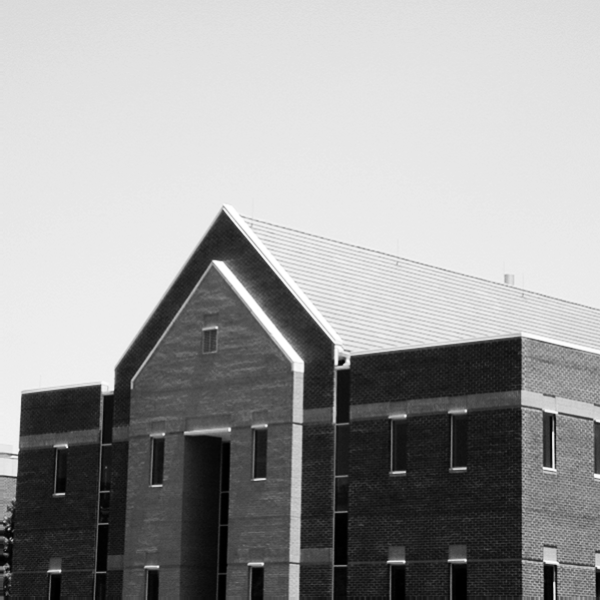
#> input picture PyLearn7-Assignment31/horizontal & vertical edge detection/input/building.tif, 600 x 600 px
$ python 'h&v_edge_detection.py'
#> lines starting #> are read from the running program, lines starting #| are printed output that depends on the picture
import numpy as np
import cv2


def edge_detection(image, direction):
    rows, cols = image.shape
    result = np.zeros((rows, cols), dtype=np.uint8)

    if direction == "horizontal":
        filter = np.array([[-1, -1, -1],
                            [0, 0, 0],
                            [1, 1, 1]])
    if direction == "vertical":
        filter = np.array([[2, 0, -2],
                            [2, 0, -2],
                            [2, 0, -2]])

    for i in range(1, rows-1):
        for j in range(1, cols-1):
            region = image[i-1:i+2, j-1:j+2]
            result[i, j] = np.abs(np.sum(filter * region))

    return result

img = cv2.imread("input/building.tif", cv2.IMREAD_GRAYSCALE)
#> img is the input picture: shape (600, 600); min 0, max 255, mean 155.8

h_img = edge_detection(img, "horizontal")
#> after the loop in edge_detection, `for i in range(1, rows-1):`:
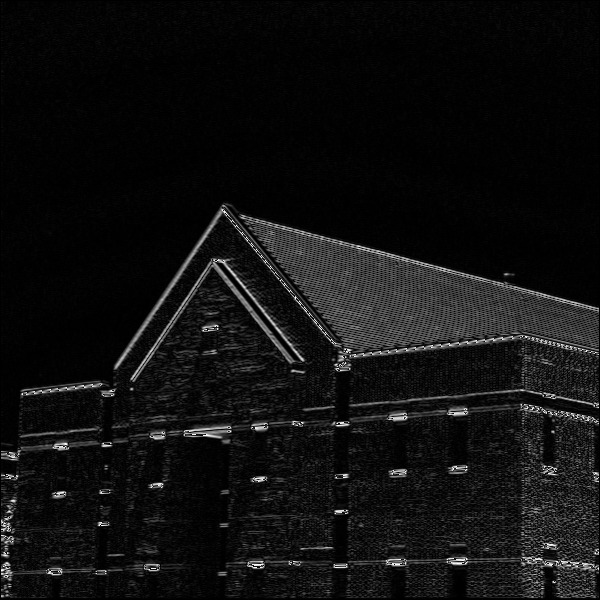
#> result: shape (600, 600); min 0, max 255, mean 16.4
cv2.imwrite("output/h_img.png", h_img)

v_img = edge_detection(img, "vertical")
#> call 2 of edge_detection, with direction = 'vertical'
#> after the loop in edge_detection (call 2), `for i in range(1, rows-1):`:
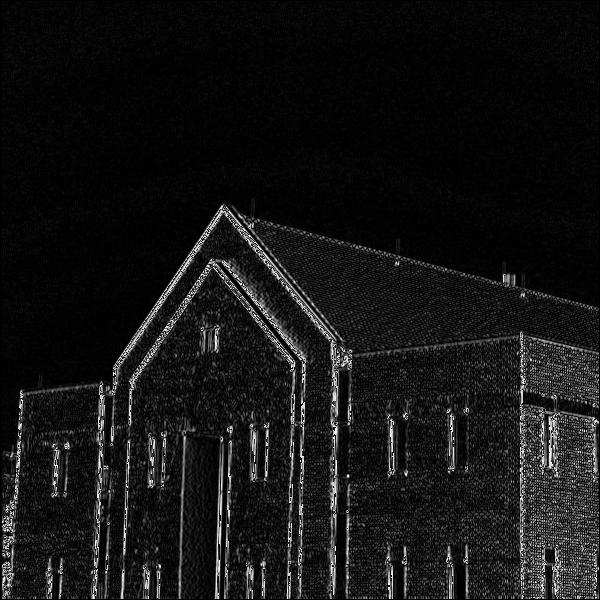
#> result: shape (600, 600); min 0, max 254, mean 20.7
cv2.imwrite("output/v_img.png", v_img)

$ run again, with PyLearn7-Assignment31/horizontal & vertical edge detection/input/h.jpg saved as PyLearn7-Assignment31/horizontal & vertical edge detection/input/building.tif
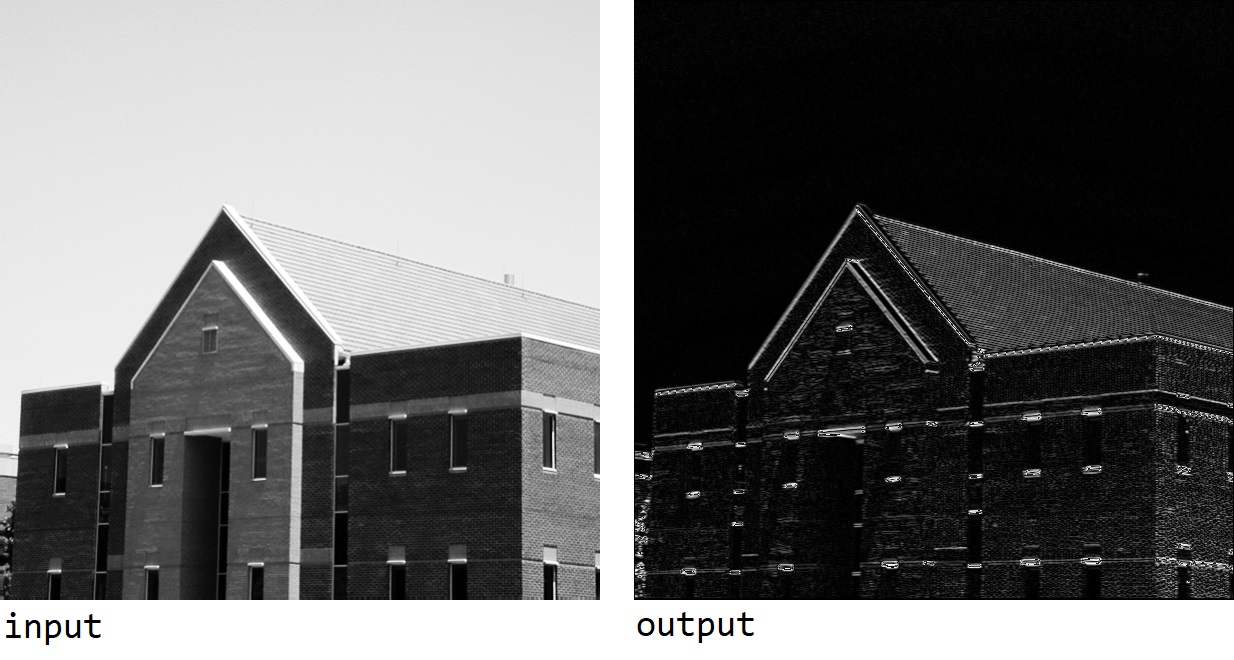
#> input picture PyLearn7-Assignment31/horizontal & vertical edge detection/input/h.jpg, 1234 x 660 px
#> after the loop in edge_detection, `for i in range(1, rows-1):`:
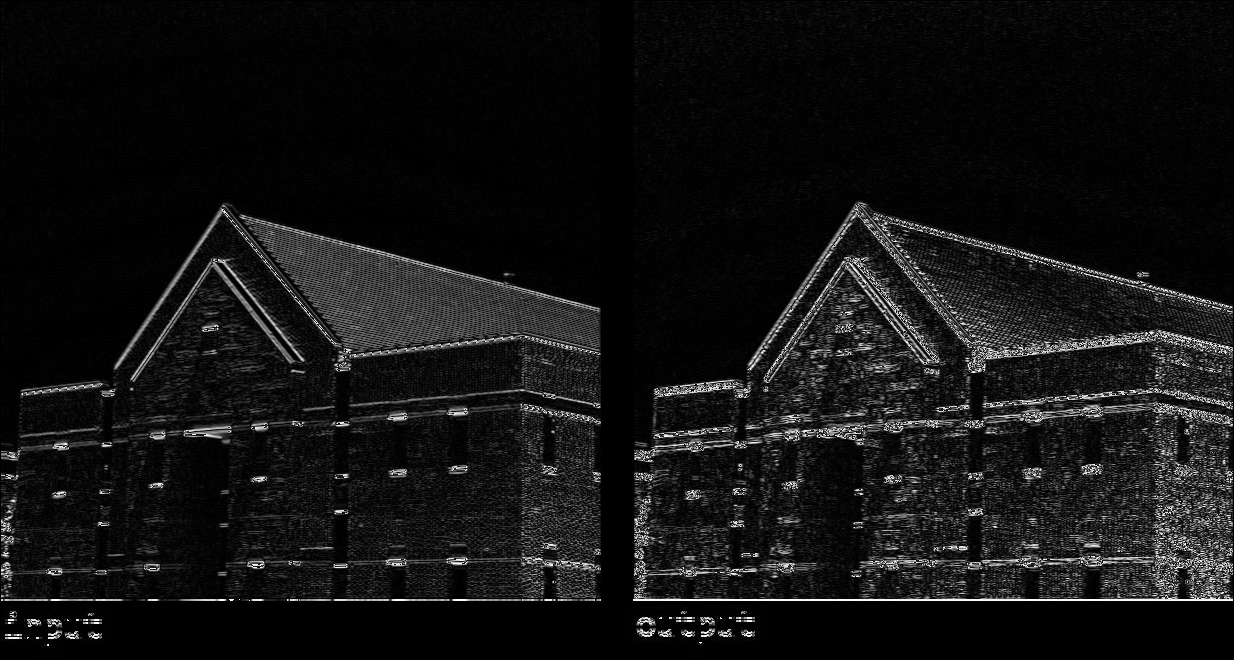
#> result: shape (660, 1234); min 0, max 255, mean 18.7
#> after the loop in edge_detection (call 2), `for i in range(1, rows-1):`:
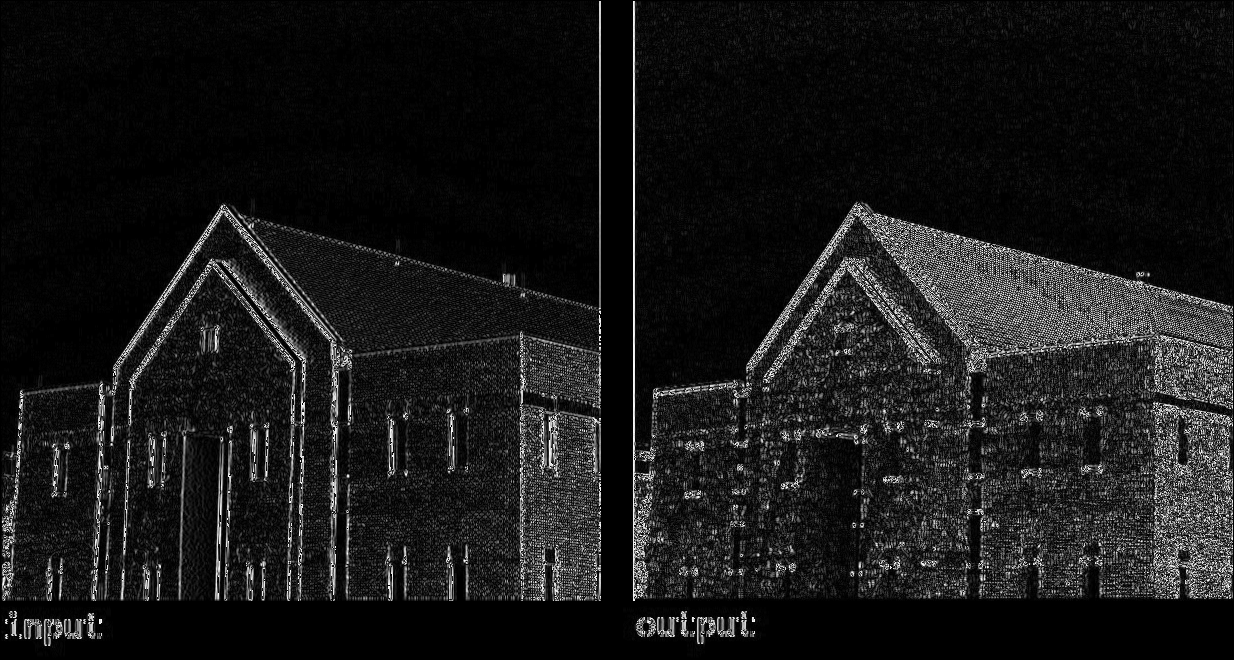
#> result: shape (660, 1234); min 0, max 254, mean 24.3
